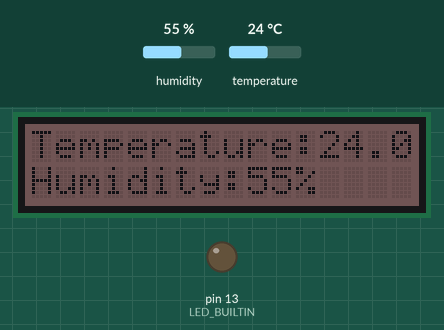
Bench run of a sketch on a simulated Arduino Uno, built with avr-gcc and run on an emulated ATmega328P. Shown: 16×2 character LCD, output pins drawn as LEDs (lit = HIGH). Inputs (shaded band) come from the test bench; at power-on: temperature 24 °C, humidity 55 %. What the sketch prints to the serial monitor is not drawn.

Above: at 2.2 s.
2.3 s: temperature set to 12 °C
At 3.6 s:
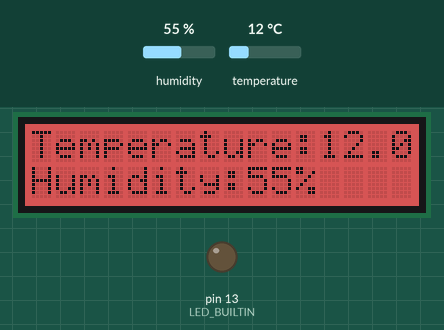
3.9 s: temperature set to 19 °C
At 4.5 s:
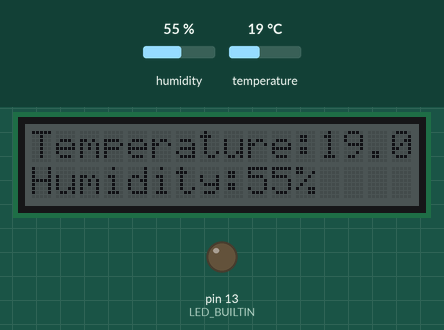
5.6 s: temperature set to 33 °C
At 6.5 s:
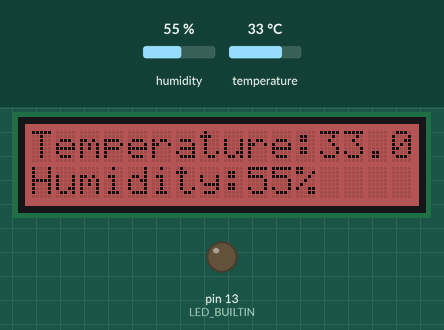
7.2 s: humidity set to 22 %
At 8.5 s:
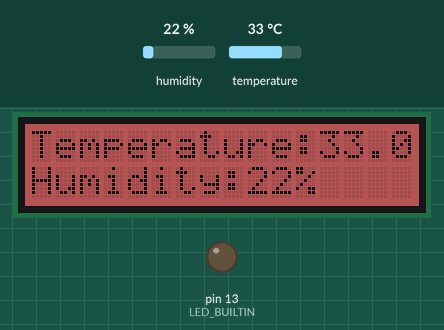
8.8 s: humidity set to 40 %
At 10.4 s:
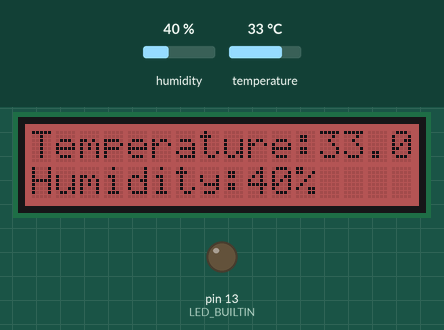
Timing chart, 0 to 11.4 s (numbered marks = the images above; inputs shaded):
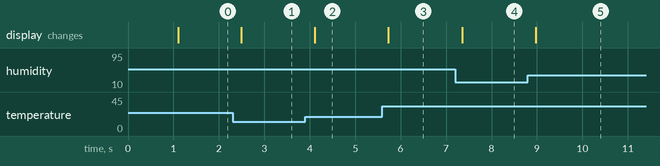

The sketch:

04_10_lcd_temp.ino
```cpp
#include <Wire.h>
#include "rgb_lcd.h"
#include "Seeed_BME280.h"

rgb_lcd lcd;
BME280 bme280;

void setup() {
    pinMode(LED_BUILTIN, OUTPUT);
    Serial.begin(9600);
    Serial.println("Starting preasure BM280");
    lcd.begin(16, 2);
    lcd.setRGB(255, 0, 0);
    lcd.print("Starting");
    delay(1000);
    int i = bme280.init();
    lcd.setRGB(255, 255, 255);
}

void loop() {
    float temp = bme280.getTemperature();
    Serial.print("Temperature:"+String(temp));
    float hum = bme280.getHumidity();
    Serial.println(" Humidity:"+String(hum));
    lcd.setRGB((temp - 17) * 10, 32, 32);
    lcd.setCursor(0, 0);
    lcd.print("Temperature:"+String(temp));
    lcd.setCursor(0, 1);
    lcd.print("Humidity:"+String(int(hum))+"%");
    delay(200);
}

/*********************************************************************************************************
    END FILE
*********************************************************************************************************/
```

Measured:
- after the input at 2.3 s, the display: changes after 0.19 s (image 1)
- after the input at 3.9 s, the display: changes after 0.21 s (image 2)
- after the input at 5.6 s, the display: changes after 0.13 s (image 3)
- after the input at 7.2 s, the display: changes after 0.15 s (image 4)
- after the input at 8.8 s, the display: changes after 0.17 s (image 5)
